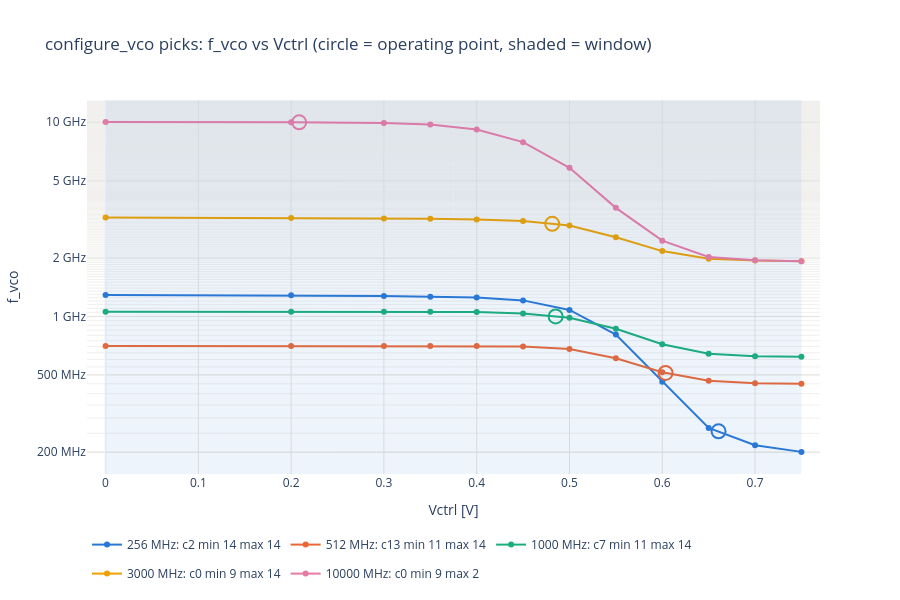

Notebook code for this chart:
### Code cell
# The chosen settings: their measured table points (line) and the operating point (circle); window shaded.
PALETTE = ["#2a78d6", "#eb6834", "#1baf7a", "#eda100", "#e87ba4", "#008300", "#4a3aa7", "#e34948"]


def freq_label(f_mhz):
    return f"{f_mhz / 1e3:g} GHz" if f_mhz >= 1e3 else f"{f_mhz:g} MHz"


fig = go.Figure()
fig.add_vrect(x0=WINDOW[0], x1=WINDOW[1], fillcolor="#2a78d6", opacity=0.08, line_width=0)
y_data = []  # table points and operating points [MHz]: the vertical range follows these
for i, p in picks.dropna(subset=["vctrl"]).reset_index(drop=True).iterrows():
    key = tuple(int(p[k]) for k in vco_calibration.LUT_FIELDS)
    color = PALETTE[i % len(PALETTE)]
    name = f"{p['f_MHz']:.0f} MHz: c{key[0]} min {key[1]} max {key[2]}"
    pts = sorted((r["vctrl"], r["f_vco"]) for r in lut if tuple(r[k] for k in vco_calibration.LUT_FIELDS) == key)
    v, f = np.array(pts).T
    fig.add_scatter(x=v, y=f / 1e6, mode="lines+markers", line=dict(color=color, width=2), marker_size=6,
                    name=name, legendgroup=name,
                    hovertemplate=f"{name}<br>Vctrl %{{x:.3f}} V: %{{y:.1f}} MHz<extra></extra>")
    fig.add_scatter(x=[p["vctrl"]], y=[p["f_MHz"]], mode="markers", legendgroup=name, showlegend=False,
                    marker=dict(size=14, color="rgba(0,0,0,0)", line=dict(color=color, width=2)),
                    hovertemplate=(f"{name}<br>operating point: Vctrl %{{x:.3f}} V<br>"
                                   f"|Kvco| {p['kvco_MHz_per_V']:.0f} MHz/V (target {p['kvco_target_MHz_per_V']:.0f}, "
                                   f"possible {p['kvco_possible_min_MHz_per_V']:.0f}-"
                                   f"{p['kvco_possible_max_MHz_per_V']:.0f})<extra></extra>"))
    y_data += [x for x in f / 1e6 if x > 0] + [p["f_MHz"]]

# Vertical range: the table and operating points with some room; 1-2-5 ticks so a narrow range is labelled too.
y_axis = dict(FREQ_AXIS)
if y_data:
    lo, hi = min(y_data) / 1.3, max(y_data) * 1.3
    ticks = [m * 10 ** e for e in range(0, 6) for m in (1, 2, 5) if lo <= m * 10 ** e <= hi]
    y_axis.update(range=[np.log10(lo), np.log10(hi)], tickvals=ticks, ticktext=[freq_label(t) for t in ticks])
fig.update_layout(title="configure_vco picks: f_vco vs Vctrl (circle = operating point, shaded = window)",
                  template="plotly_white", height=600, legend=dict(orientation="h", y=-0.15),
                  hoverlabel=dict(namelength=-1))
fig.update_xaxes(title="Vctrl [V]", range=[WINDOW[0] - 0.02, max(r["vctrl"] for r in lut) + 0.02], gridcolor=GRID)
fig.update_yaxes(title="f_vco", gridcolor=GRID, **y_axis)
save(fig, "configure_picks")

### Figure 1 — Plotly figure (JSON) as saved in the notebook; plotly's stock layout.template omitted (floating-point values rounded to 4 significant figures)
{"data": [{"hovertemplate": "256 MHz: c2 min 14 max 14<br>Vctrl %{x:.3f} V: %{y:.1f} MHz<extra></extra>", "legendgroup": "256 MHz: c2 min 14 max 14", "line": {"color": "#2a78d6", "width": 2}, "marker": {"size": 6}, "mode": "lines+markers", "name": "256 MHz: c2 min 14 max 14", "type": "scatter", "x": [0.0, 0.2, 0.3, 0.35, 0.4, 0.45, 0.5, 0.55, 0.6, 0.65, 0.7, 0.75], "y": [1289.0, 1286.0, 1274.0, 1264.0, 1251.0, 1210.0, 1081.0, 806.7, 460.8, 266.5, 217.1, 200.7]}, {"hovertemplate": "256 MHz: c2 min 14 max 14<br>operating point: Vctrl %{x:.3f} V<br>|Kvco| 987 MHz/V (target 1000, possible 349-7247)<extra></extra>", "legendgroup": "256 MHz: c2 min 14 max 14", "marker": {"color": "rgba(0,0,0,0)", "line": {"color": "#2a78d6", "width": 2}, "size": 14}, "mode": "markers", "showlegend": false, "type": "scatter", "x": [0.6607], "y": [256]}, {"hovertemplate": "512 MHz: c13 min 11 max 14<br>Vctrl %{x:.3f} V: %{y:.1f} MHz<extra></extra>", "legendgroup": "512 MHz: c13 min 11 max 14", "line": {"color": "#eb6834", "width": 2}, "marker": {"size": 6}, "mode": "lines+markers", "name": "512 MHz: c13 min 11 max 14", "type": "scatter", "x": [0.0, 0.2, 0.3, 0.35, 0.4, 0.45, 0.5, 0.55, 0.6, 0.65, 0.7, 0.75], "y": [705.2, 705.3, 704.9, 705.1, 703.6, 699.3, 679.4, 609.4, 515.6, 466.0, 452.8, 450.7]}, {"hovertemplate": "512 MHz: c13 min 11 max 14<br>operating point: Vctrl %{x:.3f} V<br>|Kvco| 991 MHz/V (target 1000, possible 84-12123)<extra></extra>", "legendgroup": "512 MHz: c13 min 11 max 14", "marker": {"color": "rgba(0,0,0,0)", "line": {"color": "#eb6834", "width": 2}, "size": 14}, "mode": "markers", "showlegend": false, "type": "scatter", "x": [0.6036], "y": [512]}, {"hovertemplate": "1000 MHz: c7 min 11 max 14<br>Vctrl %{x:.3f} V: %{y:.1f} MHz<extra></extra>", "legendgroup": "1000 MHz: c7 min 11 max 14", "line": {"color": "#1baf7a", "width": 2}, "marker": {"size": 6}, "mode": "lines+markers", "name": "1000 MHz: c7 min 11 max 14", "type": "scatter", "x": [0.0, 0.2, 0.3, 0.35, 0.4, 0.45, 0.5, 0.55, 0.6, 0.65, 0.7, 0.75], "y": [1059.0, 1059.0, 1056.0, 1057.0, 1053.0, 1036.0, 984.6, 864.4, 718.6, 643.4, 624.1, 621.1]}, {"hovertemplate": "1000 MHz: c7 min 11 max 14<br>operating point: Vctrl %{x:.3f} V<br>|Kvco| 1031 MHz/V (target 1000, possible 16-21142)<extra></extra>", "legendgroup": "1000 MHz: c7 min 11 max 14", "marker": {"color": "rgba(0,0,0,0)", "line": {"color": "#1baf7a", "width": 2}, "size": 14}, "mode": "markers", "showlegend": false, "type": "scatter", "x": [0.4851], "y": [1000]}, {"hovertemplate": "3000 MHz: c0 min 9 max 14<br>Vctrl %{x:.3f} V: %{y:.1f} MHz<extra></extra>", "legendgroup": "3000 MHz: c0 min 9 max 14", "line": {"color": "#eda100", "width": 2}, "marker": {"size": 6}, "mode": "lines+markers", "name": "3000 MHz: c0 min 9 max 14", "type": "scatter", "x": [0.0, 0.2, 0.3, 0.35, 0.4, 0.45, 0.5, 0.55, 0.6, 0.65, 0.7, 0.75], "y": [3231.0, 3219.0, 3193.0, 3182.0, 3157.0, 3099.0, 2941.0, 2558.0, 2171.0, 1985.0, 1941.0, 1924.0]}, {"hovertemplate": "3000 MHz: c0 min 9 max 14<br>operating point: Vctrl %{x:.3f} V<br>|Kvco| 3145 MHz/V (target 3000, possible 1197-33302)<extra></extra>", "legendgroup": "3000 MHz: c0 min 9 max 14", "marker": {"color": "rgba(0,0,0,0)", "line": {"color": "#eda100", "width": 2}, "size": 14}, "mode": "markers", "showlegend": false, "type": "scatter", "x": [0.4814], "y": [3000]}, {"hovertemplate": "10000 MHz: c0 min 9 max 2<br>Vctrl %{x:.3f} V: %{y:.1f} MHz<extra></extra>", "legendgroup": "10000 MHz: c0 min 9 max 2", "line": {"color": "#e87ba4", "width": 2}, "marker": {"size": 6}, "mode": "lines+markers", "name": "10000 MHz: c0 min 9 max 2", "type": "scatter", "x": [0.0, 0.2, 0.3, 0.35, 0.4, 0.45, 0.5, 0.55, 0.6, 0.65, 0.7, 0.75], "y": [10020.0, 10010.0, 9910.0, 9729.0, 9175.0, 7904.0, 5827.0, 3625.0, 2457.0, 2026.0, 1946.0, 1924.0]}, {"hovertemplate": "10000 MHz: c0 min 9 max 2<br>operating point: Vctrl %{x:.3f} V<br>|Kvco| 987 MHz/V (target 1000, possible 885-34810)<extra></extra>", "legendgroup": "10000 MHz: c0 min 9 max 2", "marker": {"color": "rgba(0,0,0,0)", "line": {"color": "#e87ba4", "width": 2}, "size": 14}, "mode": "markers", "showlegend": false, "type": "scatter", "x": [0.2087], "y": [10000]}], "layout": {"height": 600, "hoverlabel": {"namelength": -1}, "legend": {"orientation": "h", "y": -0.15}, "shapes": [{"fillcolor": "#2a78d6", "line": {"width": 0}, "opacity": 0.08, "type": "rect", "x0": 0, "x1": 0.75, "xref": "x", "y0": 0, "y1": 1, "yref": "y domain"}], "title": {"text": "configure_vco picks: f_vco vs Vctrl (circle = operating point, shaded = window)"}, "xaxis": {"gridcolor": "#e4e3df", "range": [-0.02, 0.77], "title": {"text": "Vctrl [V]"}}, "yaxis": {"gridcolor": "#e4e3df", "minor": {"gridcolor": "#f1f0ed", "showgrid": true}, "range": [2.189, 4.115], "ticktext": ["200 MHz", "500 MHz", "1 GHz", "2 GHz", "5 GHz", "10 GHz"], "tickvals": [200, 500, 1000, 2000, 5000, 10000], "title": {"text": "f_vco"}, "type": "log"}}}
